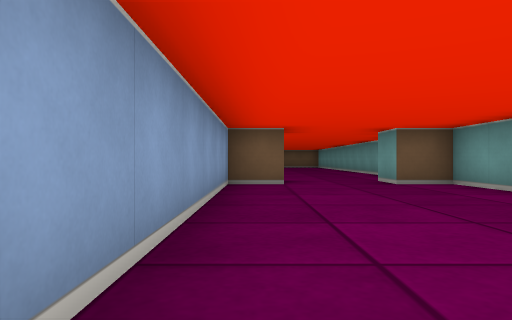
View 1 (above)

16 first-person views from a walk through a cub3D level. The camera is about half as high as the walls, looks level and sees 70° across. The floor is counted in squares. Each view is taken from the middle of a square. On the plan, view 1 faces up. The plan holds only what a view shows up to about 9 squares ahead; the rest is blank. The place goes on beyond the plan.

View 2
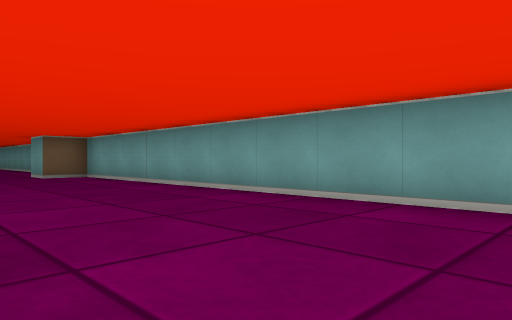

View 3
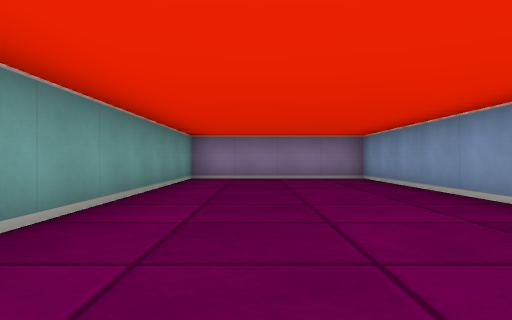

View 4
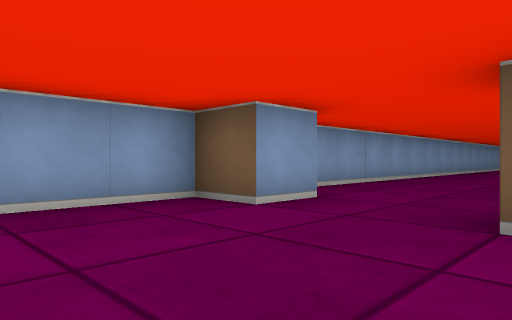

View 5
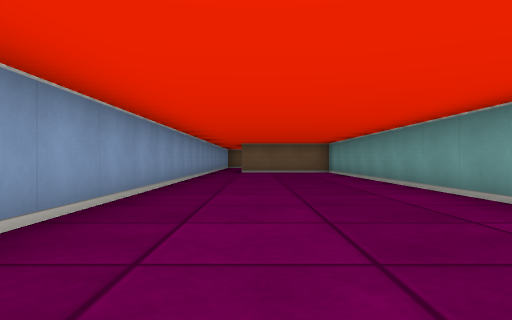

View 6
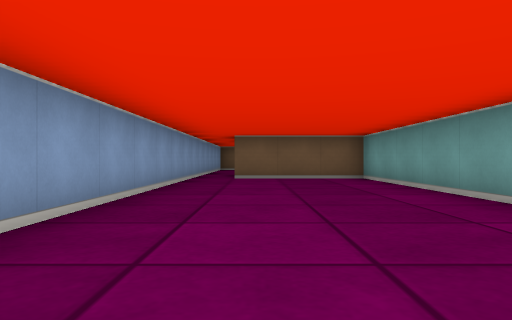

View 7
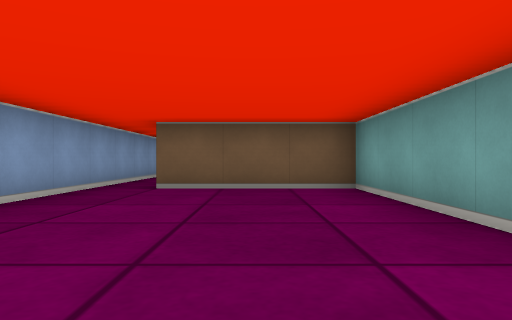

View 8
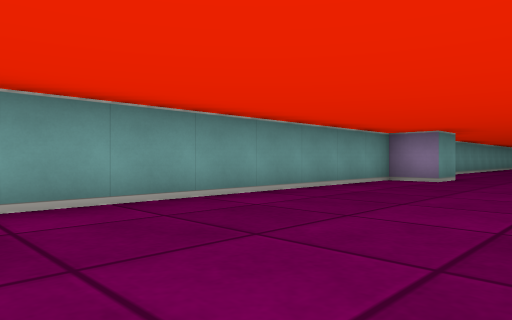

View 9
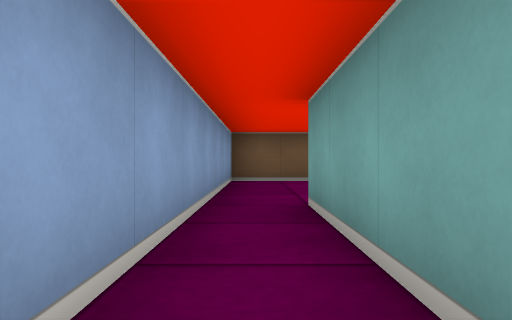

View 10
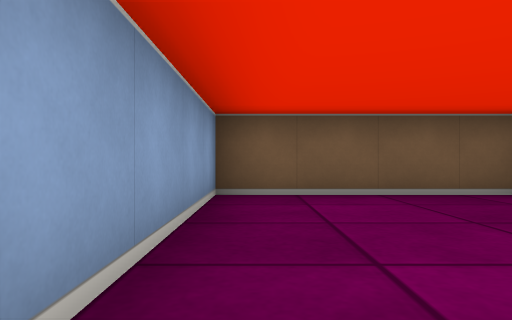

View 11
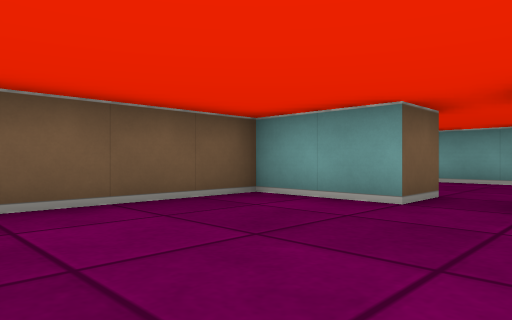

View 12
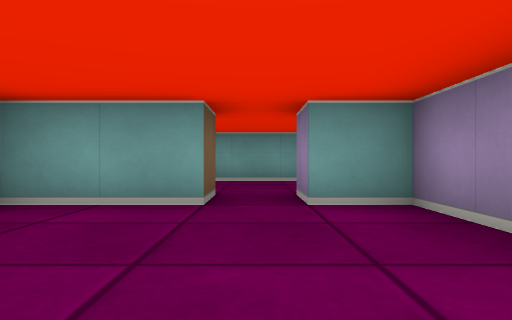

View 13
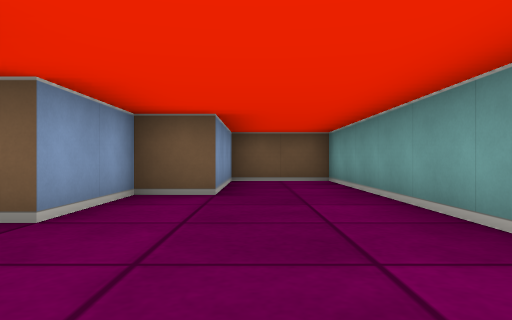

View 14
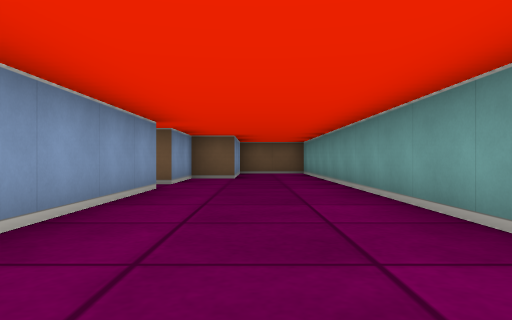

View 15
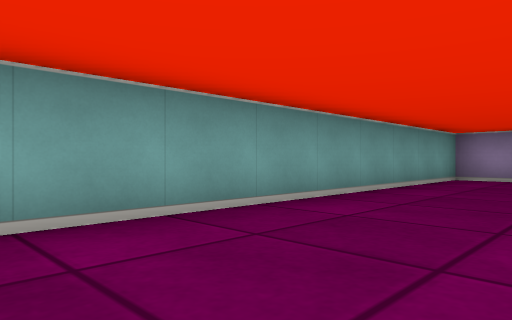

View 16
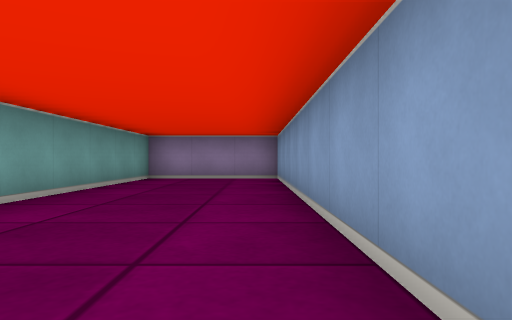

### Floor plan
Ten units are one square. View 1 is at (0, 0); x grows to the right and y downward. Boxes are objects, and circles mark ways between rooms. Rooms are numbered by the first view taken in them; rooms with no view inside come last. Other rooms are left out.
<svg viewBox="-10 -310 90 370">
<path fill="none" stroke="#000" d="M5 -75 5 -65 -5 -65 -5 55 35 55 35 -65 25 -65 25 -75M25 -75 35 -75 35 -205 5 -205 5 -235M-5 -235 -5 -89M21 -235 35 -235 35 -245 45 -245M45 -255 35 -255 35 -275 -5 -275 -5 -235M45 -245 45 -148M45 -145 75 -145 75 -305 55 -305 55 -275 45 -275 45 -255"/>
<circle cx="15" cy="-70" r="3" fill="#2a7"/>
<circle cx="0" cy="-230" r="3" fill="#2a7"/>
<circle cx="40" cy="-250" r="3" fill="#2a7"/>
<text x="10" y="-10">1</text>
<text x="10" y="-140">2</text>
<text x="20" y="-250">3</text>
<text x="60" y="-220">4</text>
</svg>
Room 1 opens to room 2. Room 2 opens to room 3. Room 3 opens to room 4.

Where each view was taken, in squares from view 1:
view 1: 0 up, 0 right, facing up
view 2: 3 down, 0 right, facing up-right
view 3: 3 up, 2 right, facing down
view 4: 4 up, 3 right, facing up-left
view 5: 8 up, 1 right, facing up
view 6: 12 up, 1 right, facing up
view 7: 15 up, 2 right, facing up
view 8: 15 up, 0 right, facing down-right
view 9: 20 up, 0 right, facing up
view 10: 23 up, 0 right, facing up
view 11: 24 up, 0 right, facing up-right
view 12: 25 up, 0 right, facing right
view 13: 23 up, 6 right, facing up
view 14: 19 up, 6 right, facing up
view 15: 23 up, 5 right, facing down-right
view 16: 23 up, 5 right, facing down
